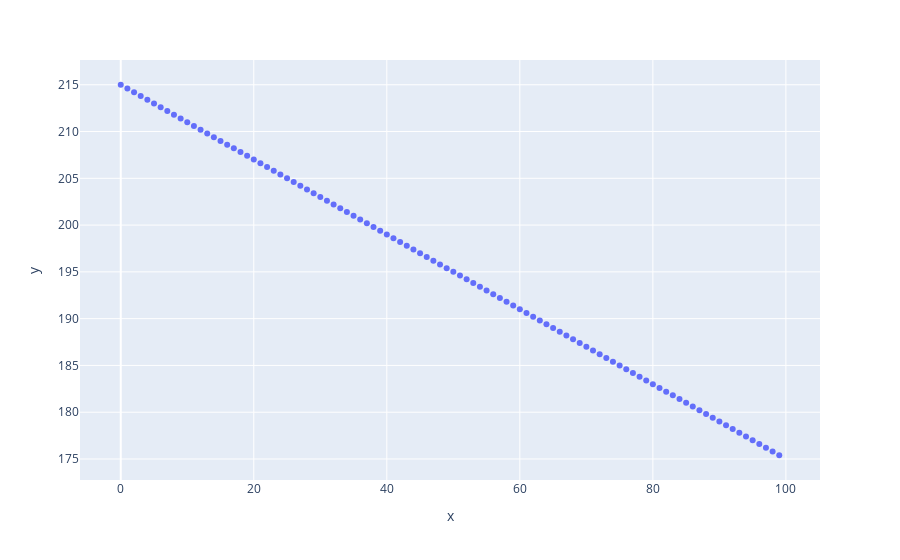

Notebook code cell kept with this figure:
### Code cell
px.scatter(y=s)

### Figure 1 — Plotly figure (JSON) as saved in the notebook; plotly's stock layout.template omitted (floating-point values rounded to 4 significant figures)
{"data": [{"hovertemplate": "x=%{x}<br>y=%{y}<extra></extra>", "legendgroup": "", "marker": {"color": "#636efa", "symbol": "circle"}, "mode": "markers", "name": "", "orientation": "v", "showlegend": false, "type": "scatter", "x": [0, 1, 2, 3, 4, 5, 6, 7, 8, 9, 10, 11, 12, 13, 14, 15, 16, 17, 18, 19, 20, 21, 22, 23, 24, 25, 26, 27, 28, 29, 30, 31, 32, 33, 34, 35, 36, 37, 38, 39, 40, 41, 42, 43, 44, 45, 46, 47, 48, 49, 50, 51, 52, 53, 54, 55, 56, 57, 58, 59, 60, 61, 62, 63, 64, 65, 66, 67, 68, 69, 70, 71, 72, 73, 74, 75, 76, 77, 78, 79, 80, 81, 82, 83, 84, 85, 86, 87, 88, 89, 90, 91, 92, 93, 94, 95, 96, 97, 98, 99], "xaxis": "x", "y": [215, 214.6, 214.2, 213.8, 213.4, 213, 212.6, 212.2, 211.8, 211.4, 211, 210.6, 210.2, 209.8, 209.4, 209, 208.6, 208.2, 207.8, 207.4, 207, 206.6, 206.2, 205.8, 205.4, 205, 204.6, 204.2, 203.8, 203.4, 203, 202.6, 202.2, 201.8, 201.4, 201, 200.6, 200.2, 199.8, 199.4, 199, 198.6, 198.2, 197.8, 197.4, 197, 196.6, 196.2, 195.8, 195.4, 195, 194.6, 194.2, 193.8, 193.4, 193, 192.6, 192.2, 191.8, 191.4, 191, 190.6, 190.2, 189.8, 189.4, 189, 188.6, 188.2, 187.8, 187.4, 187, 186.6, 186.2, 185.8, 185.4, 185, 184.6, 184.2, 183.8, 183.4, 183, 182.6, 182.2, 181.8, 181.4, 181, 180.6, 180.2, 179.8, 179.4, 179, 178.6, 178.2, 177.8, 177.4, 177, 176.6, 176.2, 175.8, 175.4], "yaxis": "y"}], "layout": {"legend": {"tracegroupgap": 0}, "margin": {"t": 60}, "xaxis": {"anchor": "y", "domain": [0, 1], "title": {"text": "x"}}, "yaxis": {"anchor": "x", "domain": [0, 1], "title": {"text": "y"}}}}
